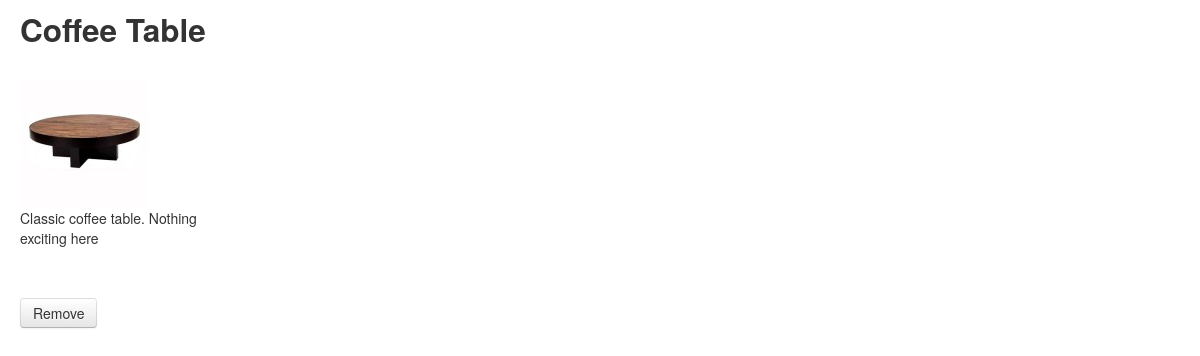
The page /watch/item/5 (signed in) on the database its author committed.
### jlist/models.py (models this page shows, shortened)
class Item(models.Model):
    seller = models.ForeignKey('UserProfile', unique=False, related_name="item" )
    name = models.CharField(max_length = 50)
    description = models.CharField("Description",max_length = 1000)
    price = models.DecimalField(decimal_places=2, max_digits=6)
    sold = models.BooleanField()
    date_added = models.DateField(auto_now_add=True)
    photo = models.FileField(upload_to='photos/%Y/%m/%d')
    BEDROOM = 'BD'
    BATHROOM = 'BA'
    KITCHEN = 'KH'
    LIVING_ROOM = 'LR'
    FURNITURE_CHOICES = (
        (BEDROOM, 'Bedroom'),
        (BATHROOM, 'Bathroom'),
        (KITCHEN, 'Kitchen'),
        (LIVING_ROOM, 'Living Room'),
    )
    category = models.CharField(max_length = 2, choices=FURNITURE_CHOICES, default=LIVING_ROOM)

### jlist/views.py (the view)
# urls.py: url(r'^watch/item/(?P<item_id>\w+)$', 'jlist.views.watched_item', name='save_item'),
@login_required
def watched_item(request, item_id):
    item = Item.objects.get(id=item_id)
    print item_id
    print item.name
    return render_to_response("watched_item.html", {'item': item}, context_instance=RequestContext(request), )

### jumbolist/templates/watched_item.html
{% extends "item_base.html" %}
{% block content %}
    <h2>{{ item.name }}</h2><br/>
        <img src="{{ item.photo.url }}" class="img-rounded"/>
        <p style="width:200px;">{{ item.description }}</p>
    <br/><br/>
    <a href="/remove/item/{{ item.id }}" target="blank()"><button class="btn">Remove</button></a>
{% endblock %}

### rows shown on the page
Item: name "Coffee Table", photo (picture), description "Classic coffee table. Nothing exciting here"
